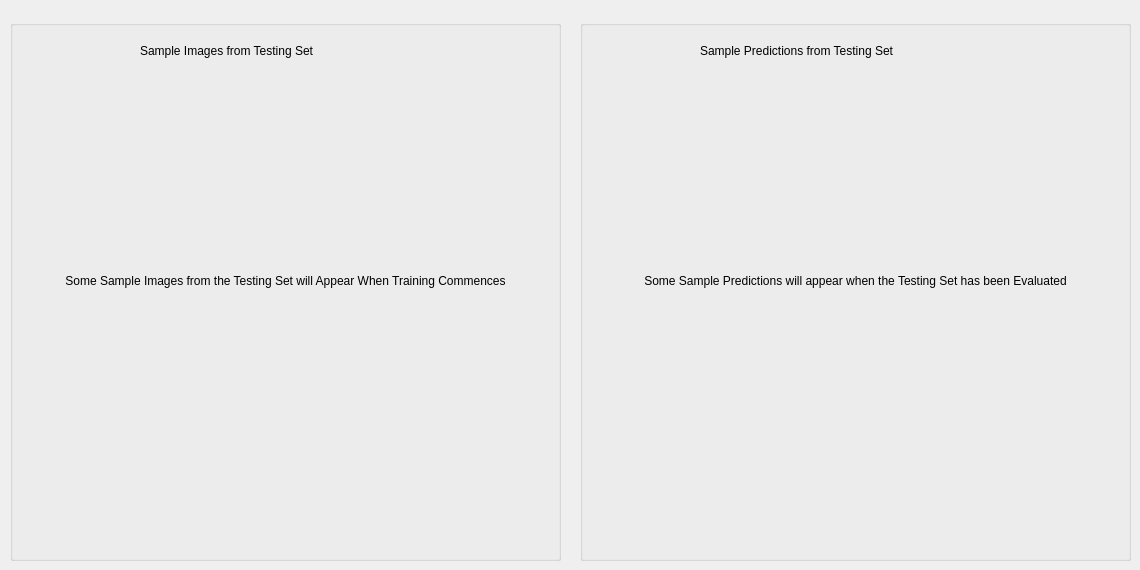
      <widget class="QWidget" name="tabSampleImages">
       <property name="enabled">
        <bool>true</bool>
       </property>
       <attribute name="title">
        <string>Sample Images</string>
       </attribute>
       <widget class="QGroupBox" name="grpSampleImages">
        <property name="geometry">
         <rect>
          <x>10</x>
          <y>20</y>
          <width>551</width>
          <height>541</height>
         </rect>
        </property>
        <property name="title">
         <string/>
        </property>
        <widget class="QLabel" name="lblSampleImages">
         <property name="geometry">
          <rect>
           <x>30</x>
           <y>30</y>
           <width>491</width>
           <height>461</height>
          </rect>
         </property>
         <property name="text">
          <string>Some Sample Images from the Testing Set will Appear When Training Commences</string>
         </property>
         <property name="alignment">
          <set>Qt::AlignCenter</set>
         </property>
        </widget>
        <widget class="QLabel" name="lblSamplesTitle">
         <property name="geometry">
          <rect>
           <x>130</x>
           <y>10</y>
           <width>311</width>
           <height>41</height>
          </rect>
         </property>
         <property name="styleSheet">
          <string notr="true">font: 75 14pt &quot;MS Shell Dlg 2&quot;;</string>
         </property>
         <property name="text">
          <string>Sample Images from Testing Set</string>
         </property>
        </widget>
       </widget>
       <widget class="QGroupBox" name="grpSamplePredictions">
        <property name="geometry">
         <rect>
          <x>580</x>
          <y>20</y>
          <width>551</width>
          <height>541</height>
         </rect>
        </property>
        <property name="title">
         <string/>
        </property>
        <widget class="QLabel" name="lblSamplePredictions">
         <property name="geometry">
          <rect>
           <x>30</x>
           <y>30</y>
           <width>491</width>
           <height>461</height>
          </rect>
         </property>
         <property name="text">
          <string>Some Sample Predictions will appear when the Testing Set has been Evaluated</string>
         </property>
         <property name="alignment">
          <set>Qt::AlignCenter</set>
         </property>
        </widget>
        <widget class="QLabel" name="lblPredictionsTitle">
         <property name="geometry">
          <rect>
           <x>120</x>
           <y>10</y>
           <width>321</width>
           <height>41</height>
          </rect>
         </property>
         <property name="styleSheet">
          <string notr="true">font: 75 14pt &quot;MS Shell Dlg 2&quot;;</string>
         </property>
         <property name="text">
          <string>Sample Predictions from Testing Set</string>
         </property>
        </widget>
       </widget>
      </widget>
